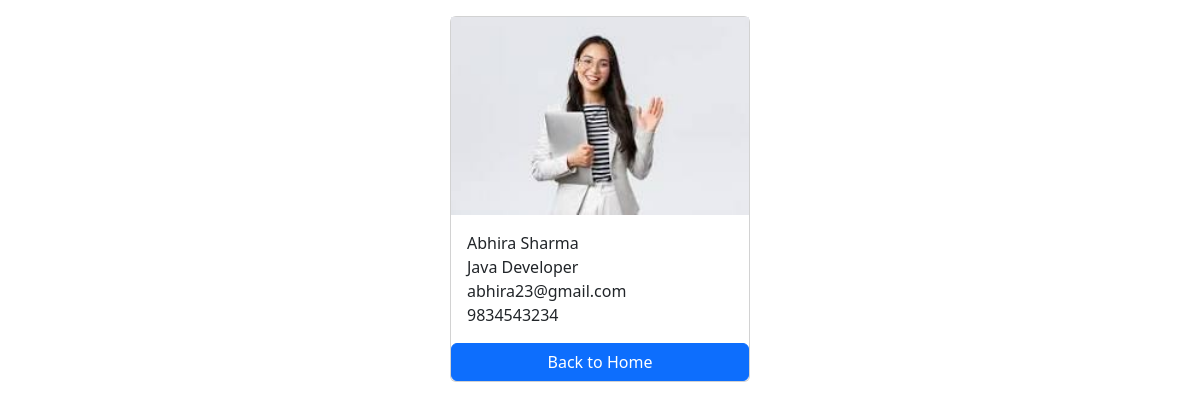
The app's page /employees/6/ with its own data.
### salary/models.py (models this page shows)
class Employee(models.Model):
     first_name=models.CharField(max_length=100)
     last_name=models.CharField(max_length=100)
     photo=models.ImageField(upload_to="images")
     designation=models.CharField(max_length=100)
     email_address=models.EmailField(max_length=100,unique=True)
     phone_number=models.CharField(max_length=10,blank=True)

### salary/views.py (the view)
# urls.py: path('<int:pk>/',views.employee_detail,name='employee_detail'),
def employee_detail(request,pk):
    employee=get_object_or_404(Employee,pk=pk)
    context={
        'employee':employee
    }
    return render(request,'employee_detail.html',context)

### template/employee_detail.html (shortened to what this page needs)
<!DOCTYPE html>
<html lang="en">
<head>
    <link href="https://cdn.jsdelivr.net/npm/bootstrap@5.3.3/dist/css/bootstrap.min.css" rel="stylesheet">
</head>
<body>
    <div class=" container  mt-3">
        <div class="card mx-auto" style="width:300px">
             <img src="{{employee.photo.url}}" alt="">
            <div class="card-body">
              <p class="card-text m-0">{{employee.first_name}} {{employee.last_name}}</p>
              <p class="card-text m-0" >{{employee.designation}}</p>
              <p class="card-text m-0" >{{employee.email_address}}</p>
              <p class="card-text m-0" >{{employee.phone_number}}</p>
            </div>
            <a href="{% url 'home' %}" class="btn  btn-primary">Back to Home</a>
        </div>
    </div>
</body>
</html>

### records on screen
Employee: photo (picture), first_name "Abhira", last_name "Sharma", designation "Java Developer", email_address "abhira23@gmail.com", phone_number "9834543234"
